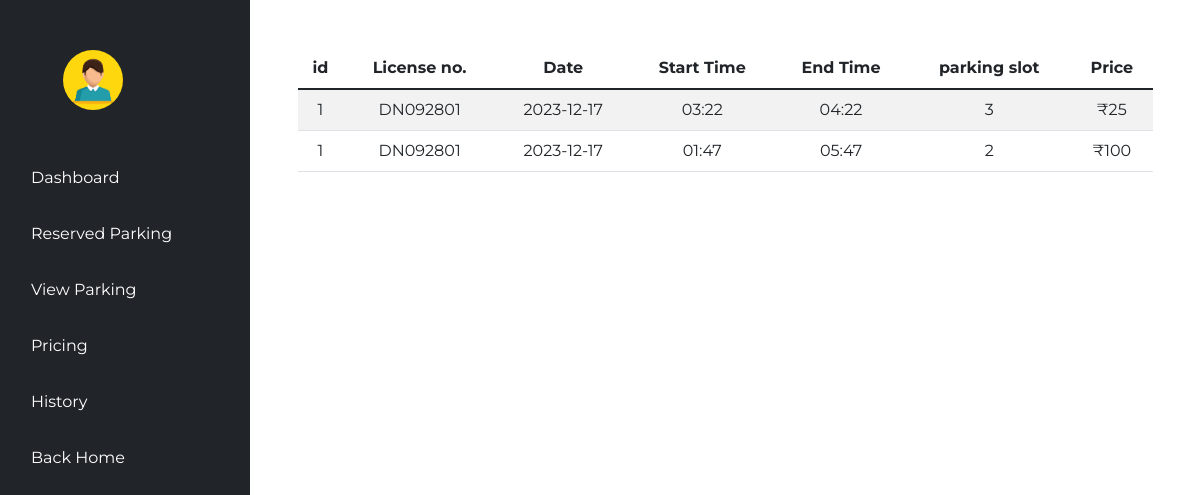
/admin/history (signed in), run on the app's committed database.
### tables this page shows
CREATE TABLE Schedule (
            id INTEGER ,
            car_no TEXT,
            date_added DATE,
            start_time TIME,
            end_time TIME,
            hours INT,
            location TEXT,
            parking_slot INT
        );

### main.py (the view)
@app.route("/admin/history")
@admin_login_required
def history():
    id = session["admin_id"]
    admin_location = get_admin_details_by_id(id)[0][4]
    conn = sqlite3.connect('my_database.db')
    cursor = conn.cursor()
    cursor.execute("SELECT * FROM Schedule WHERE location = ?", (admin_location,))
    price = conn.cursor()
    price.execute("SELECT price FROM  admin WHERE id = ? ",(id,))
    locations = cursor.fetchall()
    prices = (price.fetchone()[0])
    conn.close()
    return render_template("history.html",admin=True,locations=locations,price=prices)

### database.py (called while the page is built)
def get_admin_details_by_id(id):
    conn = sqlite3.connect('my_database.db')
    cursor = conn.cursor()
    cursor.execute("SELECT * FROM admin WHERE id = ?", (id,))
    admin = cursor.fetchall()
    conn.close()
    return admin

### helpers.py (called while the page is built)
def admin_login_required(f):
    @wraps(f)
    def decorated_function(*args, **kwargs):
        if session.get("admin_id") is None:
            return redirect("/adminLogin")
        return f(*args, **kwargs)
    return decorated_function

### main.py (called while the page is built)
@app.after_request
def after_request(response):
    response.headers["Cache-Control"] = "no-cache, no-store, must-revalidate"
    response.headers["Expires"] = 0
    response.headers["Pragma"] = "no-cache"
    return response

@app.after_request
def after_request(response):
    response.headers["Cache-Control"] = "no-cache, no-store, must-revalidate"
    response.headers["Expires"] = 0
    response.headers["Pragma"] = "no-cache"
    return response

### templates/history.html
{% extends "base.html" %}
{% block content %}
<table class="table m-5 table-striped">
    <thead>
        <tr>
            <th scope="col">id</th>
            <th scope="col">License no.</th>
            <th scope="col">Date</th>
            <th scope="col">Start Time</th>
            <th scope="col">End Time</th>
            <th scope="col">parking slot</th>
            <th scope="col">Price</th>
        </tr>
    </thead>
    <tbody>
        {% for location in locations %}
            <tr>
                <td>{{ location[0]}}</td>
                <td>{{ location[1]}}</td>
                <td>{{location[2]}}</td>
                <td>{{location[3]}}</td>
                <td>{{location[4]}}</td>
                <td>{{location[7]}} </td>
                <td>₹{{ price * location[5] }}</td>
            </tr>
        {% endfor %}
    </tbody>
</table>
{% endblock %}

### static/css/style.css (style rules this page uses)
* { margin: 0; padding: 0; -webkit-box-sizing: border-box; box-sizing: border-box; font-family: "Montserrat", sans-serif; }
.table { width: 90%; text-align: center; }

### data on the page
Schedule: id "1", car_no "DN092801", date_added "2023-12-17", start_time "03:22", end_time "04:22", parking_slot "3", price*location[5] "25"
Schedule: id "1", car_no "DN092801", date_added "2023-12-17", start_time "01:47", end_time "05:47", parking_slot "2", price*location[5] "100"
